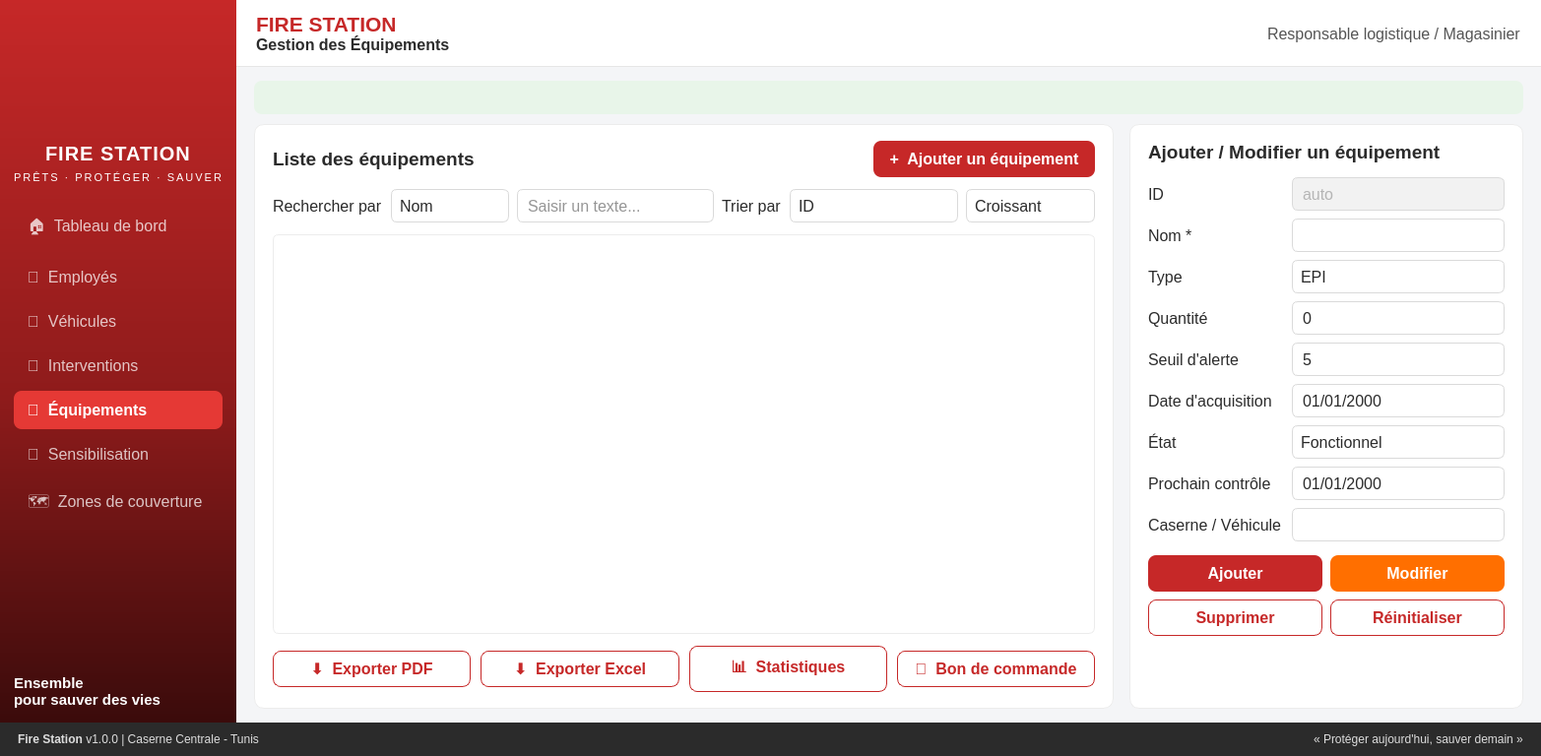
<?xml version="1.0" encoding="UTF-8"?>
<ui version="4.0">
 <class>EquipmentWindow</class>
 <widget class="QMainWindow" name="EquipmentWindow">
  <property name="geometry"><rect><x>0</x><y>0</y><width>1366</width><height>768</height></rect></property>
  <property name="windowTitle"><string>FireStation Manager - Gestion des équipements</string></property>
  <property name="styleSheet"><string notr="true">
* { font-family: "Roboto", "Segoe UI", sans-serif; font-size: 12pt; color: #2B2B2B; }
QMainWindow, QWidget#centralwidget { background: #F4F5F7; }

/* ---------- Sidebar ---------- */
QFrame#frameSidebar { background: qlineargradient(x1:0,y1:0,x2:0,y2:1, stop:0 #C62828, stop:0.55 #8E1B1B, stop:1 #3A0B0B); }
QFrame#frameSidebar QLabel { color: white; background: transparent; }
QLabel#lblNomApp { font-size: 15pt; font-weight: bold; letter-spacing: 1px; }
QLabel#lblSlogan { font-size: 8pt; letter-spacing: 2px; color: rgba(255,255,255,200); }
QLabel#lblMotto { font-size: 11pt; font-weight: bold; }
QFrame#frameSidebar QPushButton { text-align: left; padding: 10px 14px; color: white; background: transparent; border: none; border-radius: 8px; }
QFrame#frameSidebar QPushButton:disabled { color: rgba(255,255,255,190); }
QFrame#frameSidebar QPushButton#btnNavEquipements { background: #E53935; font-weight: bold; }

/* ---------- Header / footer ---------- */
QFrame#frameHeader { background: white; border-bottom: 1px solid #E6E6E6; }
QLabel#lblTitreApp { background: transparent; }
QLabel#lblUtilisateur { color: #555; background: transparent; }
QFrame#frameFooter { background: #2B2B2B; }
QFrame#frameFooter QLabel { color: #DDD; font-size: 9pt; background: transparent; }

/* ---------- Cartes ---------- */
QFrame#cardListe, QFrame#cardForm { background: white; border: 1px solid #ECECEC; border-radius: 10px; }
QFrame#cardListe QLabel, QFrame#cardForm QLabel { background: transparent; border: none; }
QLabel#lblListeTitre, QLabel#lblFormTitre { font-size: 14pt; font-weight: bold; }
QLabel#lblAlertes { padding: 8px 12px; border-radius: 8px; background: #E8F5E9; color: #2E7D32; font-weight: bold; }

/* ---------- Champs ---------- */
QLineEdit, QComboBox, QSpinBox, QDateEdit { background: white; border: 1px solid #DADADA; border-radius: 6px; padding: 5px 8px; color: #2B2B2B; min-height: 22px; }
QLineEdit:focus, QComboBox:focus, QSpinBox:focus, QDateEdit:focus { border: 1px solid #C62828; }
QLineEdit:read-only { background: #F2F2F2; color: #777; }
QComboBox::drop-down, QDateEdit::drop-down { border: none; width: 26px; subcontrol-origin: padding; subcontrol-position: center right; }
QComboBox::down-arrow, QDateEdit::down-arrow { image: url(:/station/images/arrow_down.png); width: 12px; height: 12px; }
QSpinBox::up-button { subcontrol-origin: border; subcontrol-position: top right; width: 22px; border: none; }
QSpinBox::down-button { subcontrol-origin: border; subcontrol-position: bottom right; width: 22px; border: none; }
QSpinBox::up-arrow { image: url(:/station/images/arrow_up.png); width: 10px; height: 10px; }
QSpinBox::down-arrow { image: url(:/station/images/arrow_down.png); width: 10px; height: 10px; }

/* ---------- Boutons ---------- */
QPushButton#btnAjouter, QPushButton#btnNouveau { background: #C62828; color: white; border: none; border-radius: 8px; padding: 9px 16px; font-weight: bold; }
QPushButton#btnAjouter:hover, QPushButton#btnNouveau:hover { background: #B71C1C; }
QPushButton#btnModifier { background: #FF6F00; color: white; border: none; border-radius: 8px; padding: 9px 16px; font-weight: bold; }
QPushButton#btnModifier:hover { background: #E65100; }
QPushButton#btnSupprimer, QPushButton#btnVider, QPushButton#btnExportPdf, QPushButton#btnExportExcel, QPushButton#btnStats, QPushButton#btnBonCommande {
    background: white; color: #C62828; border: 1px solid #C62828; border-radius: 8px; padding: 8px 14px; font-weight: bold; }
QPushButton#btnSupprimer:hover, QPushButton#btnVider:hover, QPushButton#btnExportPdf:hover, QPushButton#btnExportExcel:hover, QPushButton#btnStats:hover, QPushButton#btnBonCommande:hover { background: #FDECEA; }

/* ---------- Tableau ---------- */
QTableView { background: white; alternate-background-color: #FAFAFA; border: 1px solid #ECECEC; border-radius: 6px; gridline-color: transparent; selection-background-color: #FDECEA; selection-color: #2B2B2B; }
QHeaderView::section { background: #F4F5F7; color: #444; padding: 8px; border: none; border-bottom: 1px solid #E0E0E0; font-weight: bold; }
</string></property>
  <widget class="QWidget" name="centralwidget"><layout class="QVBoxLayout" name="layoutRoot"><property name="spacing"><number>0</number></property><property name="leftMargin"><number>0</number></property><property name="topMargin"><number>0</number></property><property name="rightMargin"><number>0</number></property><property name="bottomMargin"><number>0</number></property><item><layout class="QHBoxLayout" name="layoutCorps"><property name="spacing"><number>0</number></property><property name="leftMargin"><number>0</number></property><property name="topMargin"><number>0</number></property><property name="rightMargin"><number>0</number></property><property name="bottomMargin"><number>0</number></property><item><widget class="QFrame" name="frameSidebar"><property name="minimumSize"><size><width>240</width><height>0</height></size></property><property name="maximumSize"><size><width>240</width><height>16777215</height></size></property><layout class="QVBoxLayout" name="layoutSidebar"><property name="spacing"><number>6</number></property><property name="leftMargin"><number>14</number></property><property name="topMargin"><number>18</number></property><property name="rightMargin"><number>14</number></property><property name="bottomMargin"><number>14</number></property><item alignment="Qt::AlignHCenter"><widget class="QLabel" name="lblLogo"><property name="minimumSize"><size><width>120</width><height>120</height></size></property><property name="maximumSize"><size><width>120</width><height>120</height></size></property><property name="pixmap"><pixmap resource="station_resources.qrc">:/station/images/logo.png</pixmap></property><property name="scaledContents"><bool>true</bool></property></widget></item><item alignment="Qt::AlignHCenter"><widget class="QLabel" name="lblNomApp"><property name="text"><string>FIRE STATION</string></property></widget></item><item alignment="Qt::AlignHCenter"><widget class="QLabel" name="lblSlogan"><property name="text"><string>PRÊTS · PROTÉGER · SAUVER</string></property></widget></item><item><spacer name="spacerLogo"><property name="orientation"><enum>Qt::Vertical</enum></property><property name="sizeType"><enum>QSizePolicy::Fixed</enum></property><property name="sizeHint" stdset="0"><size><width>20</width><height>14</height></size></property></spacer></item><item><widget class="QPushButton" name="btnNavDashboard"><property name="text"><string>🏠  Tableau de bord</string></property><property name="enabled"><bool>false</bool></property><property name="toolTip"><string>Module géré par un autre membre de l'équipe</string></property></widget></item><item><widget class="QPushButton" name="btnNavEmployes"><property name="text"><string>👥  Employés</string></property><property name="enabled"><bool>false</bool></property><property name="toolTip"><string>Module géré par un autre membre de l'équipe</string></property></widget></item><item><widget class="QPushButton" name="btnNavVehicules"><property name="text"><string>🚒  Véhicules</string></property><property name="enabled"><bool>false</bool></property><property name="toolTip"><string>Module géré par un autre membre de l'équipe</string></property></widget></item><item><widget class="QPushButton" name="btnNavInterventions"><property name="text"><string>🚨  Interventions</string></property><property name="enabled"><bool>false</bool></property><property name="toolTip"><string>Module géré par un autre membre de l'équipe</string></property></widget></item><item><widget class="QPushButton" name="btnNavEquipements"><property name="text"><string>🧰  Équipements</string></property></widget></item><item><widget class="QPushButton" name="btnNavSensibilisation"><property name="text"><string>📣  Sensibilisation</string></property><property name="enabled"><bool>false</bool></property><property name="toolTip"><string>Module géré par un autre membre de l'équipe</string></property></widget></item><item><widget class="QPushButton" name="btnNavZones"><property name="text"><string>🗺  Zones de couverture</string></property><property name="enabled"><bool>false</bool></property><property name="toolTip"><string>Module géré par un autre membre de l'équipe</string></property></widget></item><item><spacer name="spacerNav"><property name="orientation"><enum>Qt::Vertical</enum></property><property name="sizeType"><enum>QSizePolicy::Expanding</enum></property><property name="sizeHint" stdset="0"><size><width>20</width><height>40</height></size></property></spacer></item><item><widget class="QLabel" name="lblMotto"><property name="text"><string>Ensemble
pour sauver des vies</string></property></widget></item></layout></widget></item><item><widget class="QWidget" name="widgetPrincipal"><layout class="QVBoxLayout" name="layoutPrincipal"><property name="spacing"><number>0</number></property><property name="leftMargin"><number>0</number></property><property name="topMargin"><number>0</number></property><property name="rightMargin"><number>0</number></property><property name="bottomMargin"><number>0</number></property><item><widget class="QFrame" name="frameHeader"><property name="minimumSize"><size><width>0</width><height>68</height></size></property><property name="maximumSize"><size><width>16777215</width><height>68</height></size></property><layout class="QHBoxLayout" name="layoutHeader"><property name="spacing"><number>8</number></property><property name="leftMargin"><number>20</number></property><property name="topMargin"><number>0</number></property><property name="rightMargin"><number>20</number></property><property name="bottomMargin"><number>0</number></property><item><widget class="QLabel" name="lblTitreApp"><property name="text"><string>&lt;span style=" font-size:16pt; font-weight:700; color:#C62828;"&gt;FIRE STATION&lt;/span&gt;&lt;br/&gt;&lt;span style=" font-size:12pt; font-weight:600;"&gt;Gestion des Équipements&lt;/span&gt;</string></property></widget></item><item><spacer name="spacerHeader"><property name="orientation"><enum>Qt::Horizontal</enum></property><property name="sizeType"><enum>QSizePolicy::Expanding</enum></property><property name="sizeHint" stdset="0"><size><width>40</width><height>20</height></size></property></spacer></item><item><widget class="QLabel" name="lblUtilisateur"><property name="text"><string>Responsable logistique / Magasinier</string></property></widget></item></layout></widget></item><item><widget class="QWidget" name="widgetBody"><layout class="QVBoxLayout" name="layoutBody"><property name="spacing"><number>10</number></property><property name="leftMargin"><number>18</number></property><property name="topMargin"><number>14</number></property><property name="rightMargin"><number>18</number></property><property name="bottomMargin"><number>14</number></property><item><widget class="QLabel" name="lblAlertes"><property name="text"><string></string></property></widget></item><item><layout class="QHBoxLayout" name="layoutCartes"><property name="spacing"><number>16</number></property><property name="leftMargin"><number>0</number></property><property name="topMargin"><number>0</number></property><property name="rightMargin"><number>0</number></property><property name="bottomMargin"><number>0</number></property><item><widget class="QFrame" name="cardListe"><layout class="QVBoxLayout" name="layoutCardListe"><property name="spacing"><number>12</number></property><property name="leftMargin"><number>18</number></property><property name="topMargin"><number>16</number></property><property name="rightMargin"><number>18</number></property><property name="bottomMargin"><number>16</number></property><item><layout class="QHBoxLayout" name="layoutListeTitre"><property name="spacing"><number>8</number></property><property name="leftMargin"><number>0</number></property><property name="topMargin"><number>0</number></property><property name="rightMargin"><number>0</number></property><property name="bottomMargin"><number>0</number></property><item><widget class="QLabel" name="lblListeTitre"><property name="text"><string>Liste des équipements</string></property></widget></item><item><spacer name="spacerListe"><property name="orientation"><enum>Qt::Horizontal</enum></property><property name="sizeType"><enum>QSizePolicy::Expanding</enum></property><property name="sizeHint" stdset="0"><size><width>40</width><height>20</height></size></property></spacer></item><item><widget class="QPushButton" name="btnNouveau"><property name="text"><string>+  Ajouter un équipement</string></property></widget></item></layout></item><item><layout class="QHBoxLayout" name="layoutRecherche"><property name="spacing"><number>8</number></property><property name="leftMargin"><number>0</number></property><property name="topMargin"><number>0</number></property><property name="rightMargin"><number>0</number></property><property name="bottomMargin"><number>0</number></property><item><widget class="QLabel" name="lblRechercher"><property name="text"><string>Rechercher par</string></property></widget></item><item><widget class="QComboBox" name="cbChampRecherche"><item><property name="text"><string>Nom</string></property></item><item><property name="text"><string>Type</string></property></item><item><property name="text"><string>État</string></property></item><item><property name="text"><string>Affectation</string></property></item></widget></item><item><widget class="QLineEdit" name="leRecherche"><property name="minimumSize"><size><width>200</width><height>0</height></size></property><property name="maximumSize"><size><width>16777215</width><height>16777215</height></size></property><property name="placeholderText"><string>Saisir un texte...</string></property><property name="clearButtonEnabled"><bool>true</bool></property></widget></item><item><widget class="QLabel" name="lblTrier"><property name="text"><string>Trier par</string></property></widget></item><item><widget class="QComboBox" name="cbTri"><item><property name="text"><string>ID</string></property></item><item><property name="text"><string>Nom</string></property></item><item><property name="text"><string>Type</string></property></item><item><property name="text"><string>Quantité</string></property></item><item><property name="text"><string>Date d'acquisition</string></property></item><item><property name="text"><string>État</string></property></item><item><property name="text"><string>Prochain contrôle</string></property></item></widget></item><item><widget class="QComboBox" name="cbOrdre"><item><property name="text"><string>Croissant</string></property></item><item><property name="text"><string>Décroissant</string></property></item></widget></item></layout></item><item><widget class="QTableView" name="tableView"><property name="alternatingRowColors"><bool>true</bool></property><property name="showGrid"><bool>false</bool></property><attribute name="verticalHeaderVisible"><bool>false</bool></attribute></widget></item><item><layout class="QHBoxLayout" name="layoutExports"><property name="spacing"><number>10</number></property><property name="leftMargin"><number>0</number></property><property name="topMargin"><number>0</number></property><property name="rightMargin"><number>0</number></property><property name="bottomMargin"><number>0</number></property><item><widget class="QPushButton" name="btnExportPdf"><property name="text"><string>⬇  Exporter PDF</string></property></widget></item><item><widget class="QPushButton" name="btnExportExcel"><property name="text"><string>⬇  Exporter Excel</string></property></widget></item><item><widget class="QPushButton" name="btnStats"><property name="text"><string>📊  Statistiques</string></property></widget></item><item><widget class="QPushButton" name="btnBonCommande"><property name="text"><string>🧾  Bon de commande</string></property></widget></item></layout></item></layout></widget></item><item><widget class="QFrame" name="cardForm"><property name="minimumSize"><size><width>400</width><height>0</height></size></property><property name="maximumSize"><size><width>400</width><height>16777215</height></size></property><layout class="QVBoxLayout" name="layoutCardForm"><property name="spacing"><number>14</number></property><property name="leftMargin"><number>18</number></property><property name="topMargin"><number>16</number></property><property name="rightMargin"><number>18</number></property><property name="bottomMargin"><number>16</number></property><item><widget class="QLabel" name="lblFormTitre"><property name="text"><string>Ajouter / Modifier un équipement</string></property></widget></item><item><layout class="QGridLayout" name="gridForm"><property name="verticalSpacing"><number>8</number></property><property name="horizontalSpacing"><number>10</number></property><item row="0" column="0"><widget class="QLabel" name="lblF0"><property name="text"><string>ID</string></property></widget></item><item row="0" column="1"><widget class="QLineEdit" name="leId"><property name="readOnly"><bool>true</bool></property><property name="placeholderText"><string>auto</string></property></widget></item><item row="1" column="0"><widget class="QLabel" name="lblF1"><property name="text"><string>Nom *</string></property></widget></item><item row="1" column="1"><widget class="QLineEdit" name="leNom"></widget></item><item row="2" column="0"><widget class="QLabel" name="lblF2"><property name="text"><string>Type</string></property></widget></item><item row="2" column="1"><widget class="QComboBox" name="cbType"><item><property name="text"><string>EPI</string></property></item><item><property name="text"><string>Matériel de sauvetage</string></property></item><item><property name="text"><string>Extincteur</string></property></item><item><property name="text"><string>Tuyaux</string></property></item><item><property name="text"><string>Autre</string></property></item></widget></item><item row="3" column="0"><widget class="QLabel" name="lblF3"><property name="text"><string>Quantité</string></property></widget></item><item row="3" column="1"><widget class="QSpinBox" name="sbQuantite"><property name="maximum"><number>100000</number></property><property name="value"><number>0</number></property></widget></item><item row="4" column="0"><widget class="QLabel" name="lblF4"><property name="text"><string>Seuil d'alerte</string></property></widget></item><item row="4" column="1"><widget class="QSpinBox" name="sbSeuil"><property name="maximum"><number>100000</number></property><property name="value"><number>5</number></property></widget></item><item row="5" column="0"><widget class="QLabel" name="lblF5"><property name="text"><string>Date d'acquisition</string></property></widget></item><item row="5" column="1"><widget class="QDateEdit" name="deAcquisition"><property name="calendarPopup"><bool>true</bool></property><property name="displayFormat"><string>dd/MM/yyyy</string></property></widget></item><item row="6" column="0"><widget class="QLabel" name="lblF6"><property name="text"><string>État</string></property></widget></item><item row="6" column="1"><widget class="QComboBox" name="cbEtat"><item><property name="text"><string>Fonctionnel</string></property></item><item><property name="text"><string>En panne</string></property></item><item><property name="text"><string>En réparation</string></property></item></widget></item><item row="7" column="0"><widget class="QLabel" name="lblF7"><property name="text"><string>Prochain contrôle</string></property></widget></item><item row="7" column="1"><widget class="QDateEdit" name="deControle"><property name="calendarPopup"><bool>true</bool></property><property name="displayFormat"><string>dd/MM/yyyy</string></property></widget></item><item row="8" column="0"><widget class="QLabel" name="lblF8"><property name="text"><string>Caserne / Véhicule</string></property></widget></item><item row="8" column="1"><widget class="QLineEdit" name="leAffectation"></widget></item></layout></item><item><layout class="QGridLayout" name="gridBtns"><property name="spacing"><number>8</number></property><item row="0" column="0"><widget class="QPushButton" name="btnAjouter"><property name="text"><string>Ajouter</string></property></widget></item><item row="0" column="1"><widget class="QPushButton" name="btnModifier"><property name="text"><string>Modifier</string></property></widget></item><item row="1" column="0"><widget class="QPushButton" name="btnSupprimer"><property name="text"><string>Supprimer</string></property></widget></item><item row="1" column="1"><widget class="QPushButton" name="btnVider"><property name="text"><string>Réinitialiser</string></property></widget></item></layout></item><item><spacer name="spacerForm"><property name="orientation"><enum>Qt::Vertical</enum></property><property name="sizeType"><enum>QSizePolicy::Expanding</enum></property><property name="sizeHint" stdset="0"><size><width>20</width><height>10</height></size></property></spacer></item></layout></widget></item></layout></item></layout></widget></item></layout></widget></item></layout></item><item><widget class="QFrame" name="frameFooter"><property name="minimumSize"><size><width>0</width><height>34</height></size></property><property name="maximumSize"><size><width>16777215</width><height>34</height></size></property><layout class="QHBoxLayout" name="layoutFooter"><property name="spacing"><number>8</number></property><property name="leftMargin"><number>18</number></property><property name="topMargin"><number>0</number></property><property name="rightMargin"><number>18</number></property><property name="bottomMargin"><number>0</number></property><item><widget class="QLabel" name="lblFooterG"><property name="text"><string>&lt;b&gt;Fire Station&lt;/b&gt;   v1.0.0   |   Caserne Centrale - Tunis</string></property></widget></item><item><spacer name="spacerFooter"><property name="orientation"><enum>Qt::Horizontal</enum></property><property name="sizeType"><enum>QSizePolicy::Expanding</enum></property><property name="sizeHint" stdset="0"><size><width>40</width><height>20</height></size></property></spacer></item><item><widget class="QLabel" name="lblFooterD"><property name="text"><string>« Protéger aujourd'hui, sauver demain »</string></property></widget></item></layout></widget></item></layout></widget>
 </widget>
 <resources><include location="station_resources.qrc"/></resources>
 <connections/>
</ui>
